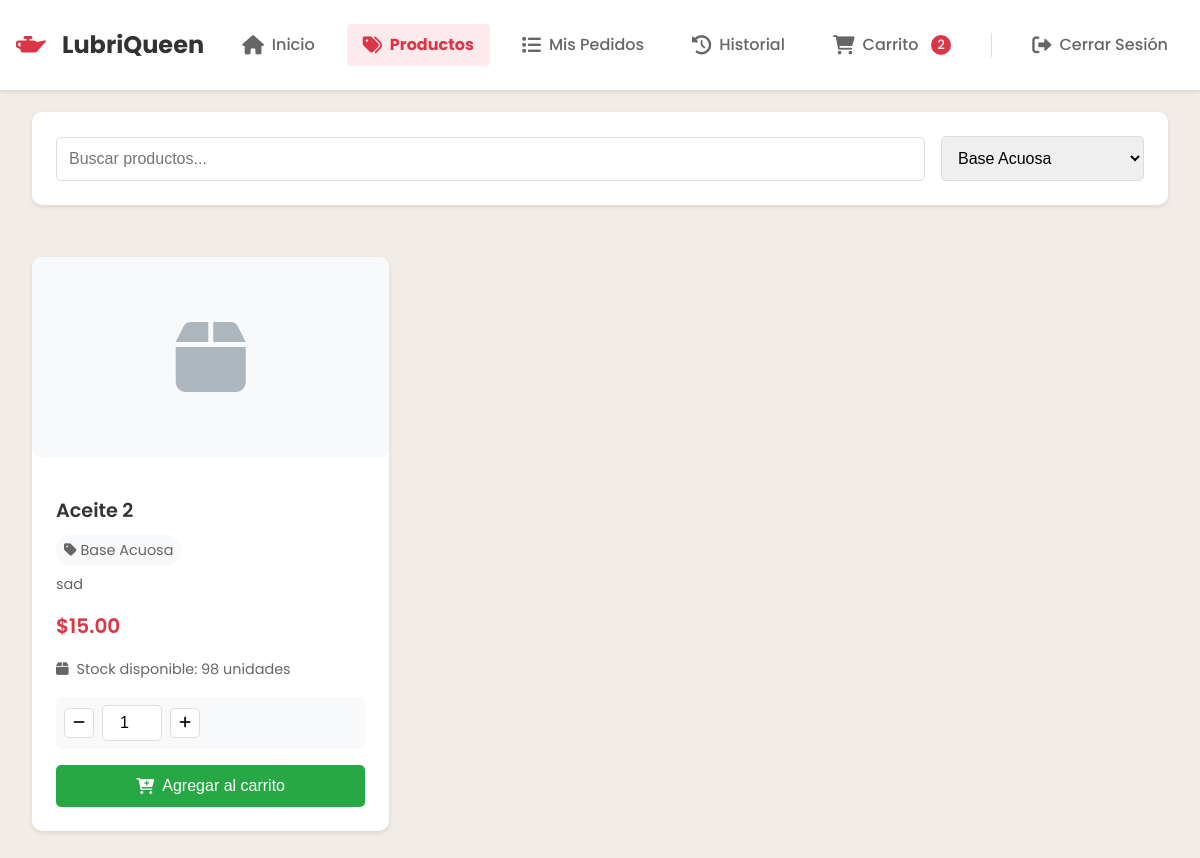
/client/products.php?category=4 (signed in), run on the app's committed database.
### tables this page shows
CREATE TABLE `productos` (
  `id` int(11) NOT NULL,
  `nombre` varchar(100) NOT NULL,
  `descripcion` text DEFAULT NULL,
  `precio` decimal(10,2) NOT NULL,
  `stock` int(11) NOT NULL DEFAULT 0,
  `categoria_id` int(11) DEFAULT NULL,
  `imagen` varchar(255) DEFAULT NULL,
  `estado` tinyint(1) NOT NULL DEFAULT 1,
  `fecha_creacion` timestamp NOT NULL DEFAULT current_timestamp()
);

CREATE TABLE `categorias` (
  `id` int(11) NOT NULL,
  `nombre` varchar(50) NOT NULL,
  `descripcion` text DEFAULT NULL,
  `estado` tinyint(1) NOT NULL DEFAULT 1,
  `fecha_creacion` timestamp NOT NULL DEFAULT current_timestamp()
);

### client/products.php (the view, shortened to what this page needs)
<?php
require_once '../config/db.php';
$stmt = $conn->prepare("SELECT * FROM categorias WHERE estado = 1 ORDER BY nombre");
$stmt->execute();
$categories = $stmt->fetchAll(PDO::FETCH_ASSOC);
$where_conditions = ["p.estado = 1"];
$params = [];
if (isset($_GET['category']) && !empty($_GET['category'])) {
    $where_conditions[] = "p.categoria_id = ?";
    $params[] = $_GET['category'];
}
$sql = "SELECT p.*, c.nombre as category_name
        FROM productos p
        LEFT JOIN categorias c ON p.categoria_id = c.id
        WHERE " . implode(" AND ", $where_conditions) . "
        ORDER BY p.nombre";
$stmt = $conn->prepare($sql);
$stmt->execute($params);
$productos = $stmt->fetchAll(PDO::FETCH_ASSOC);
?>
<!DOCTYPE html>
<html lang="es">
<head>
    <link rel="stylesheet" href="https://cdnjs.cloudflare.com/ajax/libs/font-awesome/6.0.0/css/all.min.css">
    <link rel="stylesheet" href="../css/styles.css">
</head>
<body>
    <?php include 'components/navbar.php'; ?>
    <div class="client-container">
        <div class="search-section">
            <form id="search-form" class="search-form">
                <input type="text"
                       id="search-input"
                       name="search"
                       class="search-input"
                       placeholder="Buscar productos..."
                       value="<?php echo htmlspecialchars($_GET['search'] ?? ''); ?>">
                <select id="category-select"
                        name="category"
                        class="category-select">
                    <?php foreach ($categories as $category): ?>
                        <option value="<?php echo $category['id']; ?>"
                                <?php echo (isset($_GET['category']) && $_GET['category'] == $category['id']) ? 'selected' : ''; ?>>
                            <?php echo htmlspecialchars($category['nombre']); ?>
                        </option>
                    <?php endforeach; ?>
                </select>
            </form>
        </div>
        <div id="products-grid" class="products-grid">
            <?php if (empty($productos)): ?>
                <div class="no-products">
                    <i class="fas fa-box-open"></i>
                    <p>No se encontraron productos</p>
                </div>
            <?php else: ?>
                <?php foreach ($productos as $producto): ?>
                    <div class="product-card">
                        <div class="product-image-container">
                            <?php
                            $imagePath = '../uploads/products/' . $producto['imagen'];
                            if ($producto['imagen'] && file_exists($imagePath) && is_readable($imagePath)): ?>
                                <img src="<?php echo $imagePath; ?>" alt="<?php echo htmlspecialchars($producto['nombre']); ?>" class="product-image"
                                     onerror="this.style.display='none'; this.nextElementSibling.style.display='inline-block';">
                                <i class="fas fa-box product-no-image" style="display: none;"></i>
                            <?php else: ?>
                                <i class="fas fa-box product-no-image"></i>
                            <?php endif; ?>
                        </div>
                        <div class="product-details">
                            <h3 class="product-title"><?php echo htmlspecialchars($producto['nombre']); ?></h3>
                            <span class="product-category">
                                <i class="fas fa-tag"></i>
                                <?php echo htmlspecialchars($producto['category_name'] ?? 'Sin categoría'); ?>
                            </span>
                            <p class="product-description"><?php echo htmlspecialchars($producto['descripcion']); ?></p>
                            <p class="product-price">$<?php echo number_format($producto['precio'], 2); ?></p>
                            <p class="stock">
                                <i class="fas fa-box"></i>
                                Stock disponible: <?php echo $producto['stock']; ?> unidades
                            </p>
                            <div class="quantity-control">
                                <button type="button" class="quantity-btn" onclick="updateQuantity(this, -1)">
                                    <i class="fas fa-minus"></i>
                                </button>
                                <input type="number"
                                       class="quantity-input"
                                       value="1"
                                       min="1"
                                       max="<?php echo $producto['stock']; ?>"
                                       onchange="validateQuantity(this)">
                                <button type="button" class="quantity-btn" onclick="updateQuantity(this, 1)">
                                    <i class="fas fa-plus"></i>
                                </button>
                            </div>
                            <button class="btn-add-cart"
                                    onclick="addToCart(this)"
                                    data-producto-id="<?php echo $producto['id']; ?>"
                                    <?php echo $producto['stock'] > 0 ? '' : 'disabled'; ?>>
                                <i class="fas fa-cart-plus"></i>
                                <?php echo $producto['stock'] > 0 ? 'Agregar al carrito' : 'Sin stock'; ?>
                            </button>
                        </div>
                    </div>
                <?php endforeach; ?>
            <?php endif; ?>
        </div>
    </div>
</body>
</html>

### css/styles.css (style rules this page uses)
:root { --yellow-light: #f7e35e; --yellow: #fbd213; --orange: #f4a118; --red: #cd1a36; --pink: #dc5c8c; --beige: #f2ece6; --olive: #a49434; --brown: #b87947; --gray: #747474; --black: #141312; --primary-color: var(--orange); --secondary-color: var(--yellow); --accent-color: var(--red); --background-color: var(--beige); --text-color: var(--black); --text-light: var(--gray); --border-color: var(--gray); --success-color: var(--olive); --warning-color: var(--yellow); --danger-color: var(--red); --sidebar-width: 280px; --header-height: 70px; --border-radius: 12px; --box-shadow: 0 4px 6px -1px rgba(0, 0, 0, 0.1), 0 2px 4px -1px rgba(0, 0, 0, 0.06); }
* { margin: 0; padding: 0; box-sizing: border-box; }
body { font-family: 'Poppins', sans-serif; line-height: 1.6; background-color: var(--background-color); color: var(--text-color); min-height: 100vh; }

### css/components/auth.css (style rules this page uses)
:root { --primary-color: #4361ee; --secondary-color: #3f37c9; --success-color: #4cc9f0; --danger-color: #f72585; --warning-color: #f9c74f; --info-color: #4895ef; --light-color: #f8f9fa; --dark-color: #212529; --border-radius: 12px; --box-shadow: 0 4px 6px -1px rgba(0, 0, 0, 0.1), 0 2px 4px -1px rgba(0, 0, 0, 0.06); }
* { margin: 0; padding: 0; box-sizing: border-box; }
body { font-family: 'Poppins', sans-serif; line-height: 1.6; background-color: #f0f2f5; color: #333; min-height: 100vh; }

### css/components/forms.css (style rules this page uses)
:root { --input-border: #e2e8f0; --input-border-focus: var(--primary-color); --input-shadow: rgba(67, 97, 238, 0.1); --label-color: #718096; --label-color-focus: var(--primary-color); --btn-primary-gradient: linear-gradient(135deg, #4F46E5 0%, #7C3AED 100%); --btn-primary-hover: linear-gradient(135deg, #4338CA 0%, #6D28D9 100%); --btn-shadow: rgba(99, 102, 241, 0.15); --btn-hover-shadow: rgba(99, 102, 241, 0.3); --btn-border-radius: 12px; }

### css/components/client.css (style rules this page uses)
.client-container { max-width: 1200px; margin: 80px auto 0; padding: 2rem; }
.client-container { max-width: 1200px; margin: 0 auto; padding: 20px; }
.products-grid { display: grid; grid-template-columns: repeat(auto-fill, minmax(250px, 1fr)); gap: 20px; padding: 20px 0; }
.product-card { background: white; border-radius: var(--border-radius); box-shadow: var(--box-shadow); overflow: hidden; transition: transform 0.3s ease; }
.product-details { padding: 15px; }
.product-title { font-size: 1.1em; font-weight: 600; color: var(--text-color); margin-bottom: 10px; }
.product-price { color: var(--primary-color); font-weight: 600; font-size: 1.2em; margin-bottom: 10px; }
.product-description { color: var(--text-light); font-size: 0.9em; margin-bottom: 15px; }
.btn-add-cart { background-color: var(--primary-color); color: white; border: none; padding: 8px 16px; border-radius: var(--border-radius); cursor: pointer; transition: background-color 0.3s ease; width: 100%; font-weight: 500; }
.quantity-btn { background: var(--background-color); border: none; width: 30px; height: 30px; border-radius: 50%; cursor: pointer; transition: background-color 0.3s ease; }

### data on the page
productos: nombre "Aceite 2", categoria.nombre "Base Acuosa", descripcion "sad", precio "15.00", stock "98", shows "Agregar al carrito"

### other printed values
$cart_count "2"
form field category "Base Acuosa"
